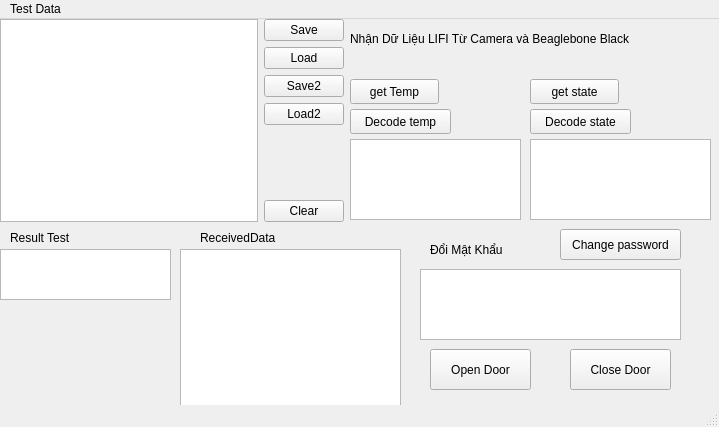
<?xml version="1.0" encoding="UTF-8"?>
<ui version="4.0">
 <class>MainWindow</class>
 <widget class="QMainWindow" name="MainWindow">
  <property name="geometry">
   <rect>
    <x>0</x>
    <y>0</y>
    <width>719</width>
    <height>427</height>
   </rect>
  </property>
  <property name="windowTitle">
   <string>MainWindow</string>
  </property>
  <widget class="QWidget" name="centralwidget">
   <widget class="QTextEdit" name="txtEditout">
    <property name="geometry">
     <rect>
      <x>0</x>
      <y>230</y>
      <width>171</width>
      <height>51</height>
     </rect>
    </property>
    <property name="maximumSize">
     <size>
      <width>500000</width>
      <height>16777215</height>
     </size>
    </property>
   </widget>
   <widget class="QWidget" name="layoutWidget">
    <property name="geometry">
     <rect>
      <x>0</x>
      <y>0</y>
      <width>182</width>
      <height>89</height>
     </rect>
    </property>
    <layout class="QGridLayout" name="gridLayout">
     <item row="2" column="0">
      <widget class="QPushButton" name="pushButton_3">
       <property name="text">
        <string>save File</string>
       </property>
      </widget>
     </item>
     <item row="0" column="0">
      <widget class="QPushButton" name="pushButton">
       <property name="text">
        <string>Open Diretory</string>
       </property>
      </widget>
     </item>
     <item row="1" column="1">
      <widget class="QLabel" name="lblOpenFile">
       <property name="text">
        <string>TextLabel</string>
       </property>
      </widget>
     </item>
     <item row="1" column="0">
      <widget class="QPushButton" name="pushButton_2">
       <property name="text">
        <string>Open FIle</string>
       </property>
      </widget>
     </item>
     <item row="2" column="1">
      <widget class="QLabel" name="lblSaveFile">
       <property name="text">
        <string>TextLabel</string>
       </property>
      </widget>
     </item>
     <item row="0" column="1">
      <widget class="QLabel" name="lblDirectory">
       <property name="text">
        <string>TextLabel</string>
       </property>
      </widget>
     </item>
    </layout>
   </widget>
   <widget class="QWidget" name="layoutWidget">
    <property name="geometry">
     <rect>
      <x>0</x>
      <y>0</y>
      <width>344</width>
      <height>203</height>
     </rect>
    </property>
    <layout class="QGridLayout" name="gridLayout_2">
     <item row="3" column="1">
      <widget class="QPushButton" name="btnLoad2">
       <property name="text">
        <string>Load2</string>
       </property>
      </widget>
     </item>
     <item row="0" column="1">
      <widget class="QPushButton" name="btnSave">
       <property name="text">
        <string>Save</string>
       </property>
      </widget>
     </item>
     <item row="5" column="1">
      <widget class="QPushButton" name="btnClear">
       <property name="text">
        <string>Clear</string>
       </property>
      </widget>
     </item>
     <item row="4" column="1">
      <spacer name="verticalSpacer">
       <property name="orientation">
        <enum>Qt::Vertical</enum>
       </property>
       <property name="sizeHint" stdset="0">
        <size>
         <width>20</width>
         <height>108</height>
        </size>
       </property>
      </spacer>
     </item>
     <item row="0" column="0" rowspan="6">
      <widget class="QTextEdit" name="txtEdit"/>
     </item>
     <item row="1" column="1">
      <widget class="QPushButton" name="btnLoad">
       <property name="text">
        <string>Load</string>
       </property>
      </widget>
     </item>
     <item row="2" column="1">
      <widget class="QPushButton" name="btnsave1">
       <property name="text">
        <string>Save2</string>
       </property>
      </widget>
     </item>
    </layout>
   </widget>
   <widget class="QPushButton" name="btn_temp">
    <property name="geometry">
     <rect>
      <x>350</x>
      <y>60</y>
      <width>89</width>
      <height>25</height>
     </rect>
    </property>
    <property name="text">
     <string>get Temp</string>
    </property>
   </widget>
   <widget class="QTextEdit" name="txtEditout_2">
    <property name="geometry">
     <rect>
      <x>350</x>
      <y>120</y>
      <width>171</width>
      <height>81</height>
     </rect>
    </property>
    <property name="maximumSize">
     <size>
      <width>500000</width>
      <height>16777215</height>
     </size>
    </property>
   </widget>
   <widget class="QTextEdit" name="txtEditout_3">
    <property name="geometry">
     <rect>
      <x>530</x>
      <y>120</y>
      <width>181</width>
      <height>81</height>
     </rect>
    </property>
    <property name="maximumSize">
     <size>
      <width>500000</width>
      <height>16777215</height>
     </size>
    </property>
   </widget>
   <widget class="QPushButton" name="pushButton_4">
    <property name="geometry">
     <rect>
      <x>530</x>
      <y>60</y>
      <width>89</width>
      <height>25</height>
     </rect>
    </property>
    <property name="text">
     <string>get state</string>
    </property>
   </widget>
   <widget class="QLabel" name="label_2">
    <property name="geometry">
     <rect>
      <x>10</x>
      <y>210</y>
      <width>91</width>
      <height>17</height>
     </rect>
    </property>
    <property name="text">
     <string>Result Test</string>
    </property>
   </widget>
   <widget class="QLabel" name="label">
    <property name="geometry">
     <rect>
      <x>350</x>
      <y>-30</y>
      <width>361</width>
      <height>99</height>
     </rect>
    </property>
    <property name="maximumSize">
     <size>
      <width>16777215</width>
      <height>16777215</height>
     </size>
    </property>
    <property name="sizeIncrement">
     <size>
      <width>50</width>
      <height>50</height>
     </size>
    </property>
    <property name="baseSize">
     <size>
      <width>50</width>
      <height>50</height>
     </size>
    </property>
    <property name="text">
     <string>Nhận Dữ Liệu LIFI Từ Camera và Beaglebone Black</string>
    </property>
    <property name="textInteractionFlags">
     <set>Qt::LinksAccessibleByMouse</set>
    </property>
   </widget>
   <widget class="QPushButton" name="result_temp">
    <property name="geometry">
     <rect>
      <x>350</x>
      <y>90</y>
      <width>101</width>
      <height>25</height>
     </rect>
    </property>
    <property name="text">
     <string>Decode temp</string>
    </property>
   </widget>
   <widget class="QPushButton" name="result_state">
    <property name="geometry">
     <rect>
      <x>530</x>
      <y>90</y>
      <width>101</width>
      <height>25</height>
     </rect>
    </property>
    <property name="text">
     <string>Decode state</string>
    </property>
   </widget>
   <widget class="QLabel" name="label_3">
    <property name="geometry">
     <rect>
      <x>430</x>
      <y>220</y>
      <width>111</width>
      <height>21</height>
     </rect>
    </property>
    <property name="text">
     <string>Đổi Mật Khẩu</string>
    </property>
   </widget>
   <widget class="QLabel" name="label_4">
    <property name="geometry">
     <rect>
      <x>200</x>
      <y>210</y>
      <width>131</width>
      <height>17</height>
     </rect>
    </property>
    <property name="text">
     <string>ReceivedData</string>
    </property>
   </widget>
   <widget class="QTextEdit" name="textEditgetdata">
    <property name="geometry">
     <rect>
      <x>180</x>
      <y>230</y>
      <width>221</width>
      <height>161</height>
     </rect>
    </property>
   </widget>
   <widget class="QPushButton" name="btnOpenDoor">
    <property name="geometry">
     <rect>
      <x>430</x>
      <y>330</y>
      <width>101</width>
      <height>41</height>
     </rect>
    </property>
    <property name="text">
     <string>Open Door</string>
    </property>
   </widget>
   <widget class="QPushButton" name="btnCloseDoor">
    <property name="geometry">
     <rect>
      <x>570</x>
      <y>330</y>
      <width>101</width>
      <height>41</height>
     </rect>
    </property>
    <property name="text">
     <string>Close Door</string>
    </property>
   </widget>
   <widget class="QPushButton" name="btnchangepassword">
    <property name="geometry">
     <rect>
      <x>560</x>
      <y>210</y>
      <width>121</width>
      <height>31</height>
     </rect>
    </property>
    <property name="focusPolicy">
     <enum>Qt::WheelFocus</enum>
    </property>
    <property name="text">
     <string>Change password</string>
    </property>
   </widget>
   <widget class="QTextEdit" name="textEditchangepassword">
    <property name="geometry">
     <rect>
      <x>420</x>
      <y>250</y>
      <width>261</width>
      <height>71</height>
     </rect>
    </property>
   </widget>
  </widget>
  <widget class="QMenuBar" name="menubar">
   <property name="geometry">
    <rect>
     <x>0</x>
     <y>0</y>
     <width>719</width>
     <height>22</height>
    </rect>
   </property>
   <widget class="QMenu" name="menuTest_Data">
    <property name="title">
     <string>Test Data</string>
    </property>
   </widget>
   <addaction name="menuTest_Data"/>
  </widget>
  <widget class="QStatusBar" name="statusbar"/>
 </widget>
 <resources/>
 <connections/>
</ui>
